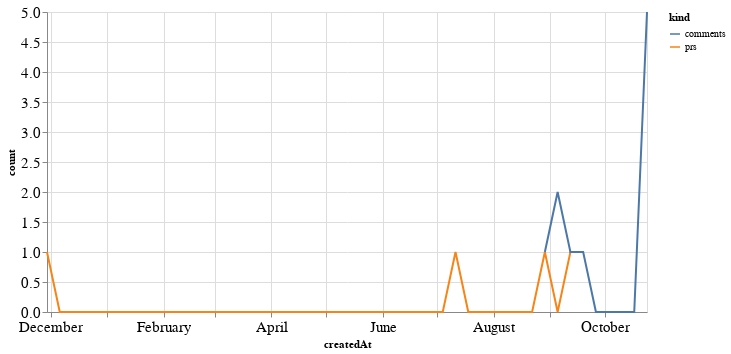

Source (notebook cell):
### Code cell
alt.Chart(total_time, width=600).mark_line().encode(
    x='createdAt',
    y='count',
    color='kind'
)

### Figure 1 — Vega-Lite specification as saved in the notebook (floating-point values rounded to 4 significant figures)
{"config": {"axisLeft": {"labelFontSize": 15}, "axisBottom": {"labelFontSize": 15}}, "data": {"name": "data-bad4309df84423621d53d4098501ebb5"}, "mark": "line", "encoding": {"color": {"type": "nominal", "field": "kind"}, "x": {"type": "temporal", "field": "createdAt"}, "y": {"type": "quantitative", "field": "count"}}, "width": 600, "$schema": "https://vega.github.io/schema/vega-lite/v4.8.1.json", "datasets": {"data-bad4309df84423621d53d4098501ebb5": [{"createdAt": "2020-11-29T00:00:00", "kind": "prs", "count": 1.0}, {"createdAt": "2020-12-06T00:00:00", "kind": "prs", "count": 0.0}, {"createdAt": "2020-12-13T00:00:00", "kind": "prs", "count": 0.0}, {"createdAt": "2020-12-20T00:00:00", "kind": "prs", "count": 0.0}, {"createdAt": "2020-12-27T00:00:00", "kind": "prs", "count": 0.0}, {"createdAt": "2021-01-03T00:00:00", "kind": "prs", "count": 0.0}, {"createdAt": "2021-01-10T00:00:00", "kind": "prs", "count": 0.0}, {"createdAt": "2021-01-17T00:00:00", "kind": "prs", "count": 0.0}, {"createdAt": "2021-01-24T00:00:00", "kind": "prs", "count": 0.0}, {"createdAt": "2021-01-31T00:00:00", "kind": "prs", "count": 0.0}, {"createdAt": "2021-02-07T00:00:00", "kind": "prs", "count": 0.0}, {"createdAt": "2021-02-14T00:00:00", "kind": "prs", "count": 0.0}, {"createdAt": "2021-02-21T00:00:00", "kind": "prs", "count": 0.0}, {"createdAt": "2021-02-28T00:00:00", "kind": "prs", "count": 0.0}, {"createdAt": "2021-03-07T00:00:00", "kind": "prs", "count": 0.0}, {"createdAt": "2021-03-14T00:00:00", "kind": "prs", "count": 0.0}, {"createdAt": "2021-03-21T00:00:00", "kind": "prs", "count": 0.0}, {"createdAt": "2021-03-28T00:00:00", "kind": "prs", "count": 0.0}, {"createdAt": "2021-04-04T00:00:00", "kind": "prs", "count": 0.0}, {"createdAt": "2021-04-11T00:00:00", "kind": "prs", "count": 0.0}, {"createdAt": "2021-04-18T00:00:00", "kind": "prs", "count": 0.0}, {"createdAt": "2021-04-25T00:00:00", "kind": "prs", "count": 0.0}, {"createdAt": "2021-05-02T00:00:00", "kind": "prs", "count": 0.0}, {"createdAt": "2021-05-09T00:00:00", "kind": "prs", "count": 0.0}, {"createdAt": "2021-05-16T00:00:00", "kind": "prs", "count": 0.0}, {"createdAt": "2021-05-23T00:00:00", "kind": "prs", "count": 0.0}, {"createdAt": "2021-05-30T00:00:00", "kind": "prs", "count": 0.0}, {"createdAt": "2021-06-06T00:00:00", "kind": "prs", "count": 0.0}, {"createdAt": "2021-06-13T00:00:00", "kind": "prs", "count": 0.0}, {"createdAt": "2021-06-20T00:00:00", "kind": "prs", "count": 0.0}, {"createdAt": "2021-06-27T00:00:00", "kind": "prs", "count": 0.0}, {"createdAt": "2021-07-04T00:00:00", "kind": "prs", "count": 0.0}, {"createdAt": "2021-07-11T00:00:00", "kind": "prs", "count": 1.0}, {"createdAt": "2021-07-18T00:00:00", "kind": "prs", "count": 0.0}, {"createdAt": "2021-07-25T00:00:00", "kind": "prs", "count": 0.0}, {"createdAt": "2021-08-01T00:00:00", "kind": "prs", "count": 0.0}, {"createdAt": "2021-08-08T00:00:00", "kind": "prs", "count": 0.0}, {"createdAt": "2021-08-15T00:00:00", "kind": "prs", "count": 0.0}, {"createdAt": "2021-08-22T00:00:00", "kind": "prs", "count": 0.0}, {"createdAt": "2021-08-29T00:00:00", "kind": "prs", "count": 1.0}, {"createdAt": "2021-09-05T00:00:00", "kind": "prs", "count": 0.0}, {"createdAt": "2021-09-12T00:00:00", "kind": "prs", "count": 1.0}, {"createdAt": "2021-09-19T00:00:00", "kind": "prs", "count": 1.0}, {"createdAt": "2021-09-26T00:00:00", "kind": "prs", "count": null}, {"createdAt": "2021-10-03T00:00:00", "kind": "prs", "count": null}, {"createdAt": "2021-10-10T00:00:00", "kind": "prs", "count": null}, {"createdAt": "2021-10-17T00:00:00", "kind": "prs", "count": null}, {"createdAt": "2021-10-24T00:00:00", "kind": "prs", "count": null}, {"createdAt": "2020-11-29T00:00:00", "kind": "comments", "count": null}, {"createdAt": "2020-12-06T00:00:00", "kind": "comments", "count": null}, {"createdAt": "2020-12-13T00:00:00", "kind": "comments", "count": null}, {"createdAt": "2020-12-20T00:00:00", "kind": "comments", "count": null}, {"createdAt": "2020-12-27T00:00:00", "kind": "comments", "count": null}, {"createdAt": "2021-01-03T00:00:00", "kind": "comments", "count": null}, {"createdAt": "2021-01-10T00:00:00", "kind": "comments", "count": null}, {"createdAt": "2021-01-17T00:00:00", "kind": "comments", "count": null}, {"createdAt": "2021-01-24T00:00:00", "kind": "comments", "count": null}, {"createdAt": "2021-01-31T00:00:00", "kind": "comments", "count": null}, {"createdAt": "2021-02-07T00:00:00", "kind": "comments", "count": null}, {"createdAt": "2021-02-14T00:00:00", "kind": "comments", "count": null}, {"createdAt": "2021-02-21T00:00:00", "kind": "comments", "count": null}, {"createdAt": "2021-02-28T00:00:00", "kind": "comments", "count": null}, {"createdAt": "2021-03-07T00:00:00", "kind": "comments", "count": null}, {"createdAt": "2021-03-14T00:00:00", "kind": "comments", "count": null}, {"createdAt": "2021-03-21T00:00:00", "kind": "comments", "count": null}, {"createdAt": "2021-03-28T00:00:00", "kind": "comments", "count": null}, {"createdAt": "2021-04-04T00:00:00", "kind": "comments", "count": null}, {"createdAt": "2021-04-11T00:00:00", "kind": "comments", "count": null}, {"createdAt": "2021-04-18T00:00:00", "kind": "comments", "count": null}, {"createdAt": "2021-04-25T00:00:00", "kind": "comments", "count": null}, {"createdAt": "2021-05-02T00:00:00", "kind": "comments", "count": null}, {"createdAt": "2021-05-09T00:00:00", "kind": "comments", "count": null}, {"createdAt": "2021-05-16T00:00:00", "kind": "comments", "count": null}, {"createdAt": "2021-05-23T00:00:00", "kind": "comments", "count": null}, {"createdAt": "2021-05-30T00:00:00", "kind": "comments", "count": null}, {"createdAt": "2021-06-06T00:00:00", "kind": "comments", "count": null}, {"createdAt": "2021-06-13T00:00:00", "kind": "comments", "count": null}, {"createdAt": "2021-06-20T00:00:00", "kind": "comments", "count": null}, {"createdAt": "2021-06-27T00:00:00", "kind": "comments", "count": null}, {"createdAt": "2021-07-04T00:00:00", "kind": "comments", "count": null}, {"createdAt": "2021-07-11T00:00:00", "kind": "comments", "count": null}, {"createdAt": "2021-07-18T00:00:00", "kind": "comments", "count": null}, {"createdAt": "2021-07-25T00:00:00", "kind": "comments", "count": null}, {"createdAt": "2021-08-01T00:00:00", "kind": "comments", "count": null}, {"createdAt": "2021-08-08T00:00:00", "kind": "comments", "count": null}, {"createdAt": "2021-08-15T00:00:00", "kind": "comments", "count": null}, {"createdAt": "2021-08-22T00:00:00", "kind": "comments", "count": null}, {"createdAt": "2021-08-29T00:00:00", "kind": "comments", "count": 1.0}, {"createdAt": "2021-09-05T00:00:00", "kind": "comments", "count": 2.0}, {"createdAt": "2021-09-12T00:00:00", "kind": "comments", "count": 1.0}, {"createdAt": "2021-09-19T00:00:00", "kind": "comments", "count": 1.0}, {"createdAt": "2021-09-26T00:00:00", "kind": "comments", "count": 0.0}, {"createdAt": "2021-10-03T00:00:00", "kind": "comments", "count": 0.0}, {"createdAt": "2021-10-10T00:00:00", "kind": "comments", "count": 0.0}, {"createdAt": "2021-10-17T00:00:00", "kind": "comments", "count": 0.0}, {"createdAt": "2021-10-24T00:00:00", "kind": "comments", "count": 5.0}]}}
